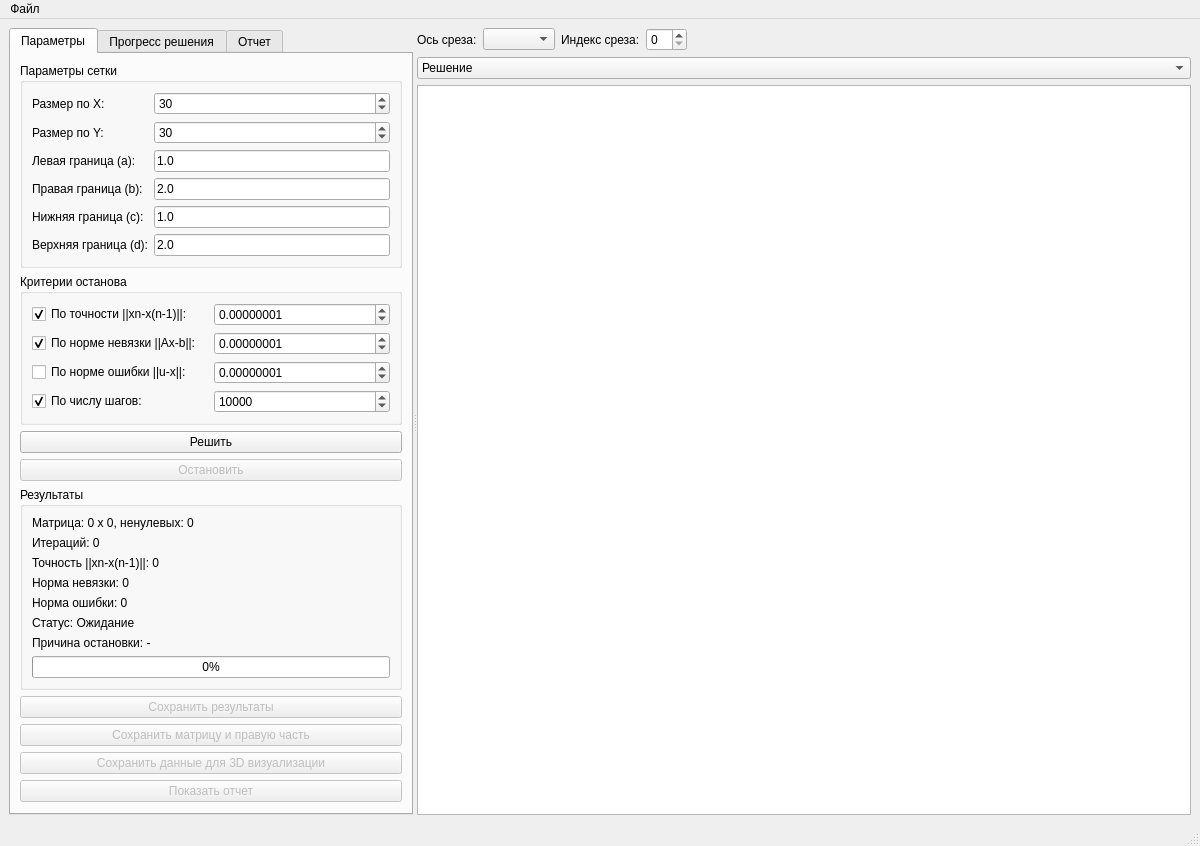
<?xml version="1.0" encoding="UTF-8"?>
<ui version="4.0">
 <class>MainWindow</class>
 <widget class="QMainWindow" name="MainWindow">
  <property name="geometry">
   <rect>
    <x>0</x>
    <y>0</y>
    <width>1200</width>
    <height>768</height>
   </rect>
  </property>
  <property name="windowTitle">
   <string>Решатель задачи Дирихле</string>
  </property>
  <widget class="QWidget" name="centralwidget">
   <layout class="QHBoxLayout" name="horizontalLayout">
    <item>
     <widget class="QSplitter" name="splitter">
      <property name="orientation">
       <enum>Qt::Horizontal</enum>
      </property>
      <widget class="QWidget" name="layoutWidget">
       <layout class="QVBoxLayout" name="controlLayout">
        <item>
         <widget class="QTabWidget" name="tabWidget">
          <property name="currentIndex">
           <number>0</number>
          </property>
          <widget class="QWidget" name="tabParameters">
           <attribute name="title">
            <string>Параметры</string>
           </attribute>
           <layout class="QVBoxLayout" name="verticalLayout_3">
            <item>
             <widget class="QGroupBox" name="gridParamsGroup">
              <property name="title">
               <string>Параметры сетки</string>
              </property>
              <layout class="QFormLayout" name="formLayout">
               <item row="0" column="0">
                <widget class="QLabel" name="nLabel">
                 <property name="text">
                  <string>Размер по X:</string>
                 </property>
                </widget>
               </item>
               <item row="0" column="1">
                <widget class="QSpinBox" name="nSpinBox">
                 <property name="minimum">
                  <number>6</number>
                 </property>
                 <property name="maximum">
                  <number>10000</number>
                 </property>
                 <property name="value">
                  <number>30</number>
                 </property>
                </widget>
               </item>
               <item row="1" column="0">
                <widget class="QLabel" name="mLabel">
                 <property name="text">
                  <string>Размер по Y:</string>
                 </property>
                </widget>
               </item>
               <item row="1" column="1">
                <widget class="QSpinBox" name="mSpinBox">
                 <property name="minimum">
                  <number>6</number>
                 </property>
                 <property name="maximum">
                  <number>10000</number>
                 </property>
                 <property name="value">
                  <number>30</number>
                 </property>
                </widget>
               </item>
               <item row="2" column="0">
                <widget class="QLabel" name="aLabel">
                 <property name="text">
                  <string>Левая граница (a):</string>
                 </property>
                </widget>
               </item>
               <item row="2" column="1">
                <widget class="QLineEdit" name="aLineEdit">
                 <property name="text">
                  <string>1.0</string>
                 </property>
                </widget>
               </item>
               <item row="3" column="0">
                <widget class="QLabel" name="bLabel">
                 <property name="text">
                  <string>Правая граница (b):</string>
                 </property>
                </widget>
               </item>
               <item row="3" column="1">
                <widget class="QLineEdit" name="bLineEdit">
                 <property name="text">
                  <string>2.0</string>
                 </property>
                </widget>
               </item>
               <item row="4" column="0">
                <widget class="QLabel" name="cLabel">
                 <property name="text">
                  <string>Нижняя граница (c):</string>
                 </property>
                </widget>
               </item>
               <item row="4" column="1">
                <widget class="QLineEdit" name="cLineEdit">
                 <property name="text">
                  <string>1.0</string>
                 </property>
                </widget>
               </item>
               <item row="5" column="0">
                <widget class="QLabel" name="dLabel">
                 <property name="text">
                  <string>Верхняя граница (d):</string>
                 </property>
                </widget>
               </item>
               <item row="5" column="1">
                <widget class="QLineEdit" name="dLineEdit">
                 <property name="text">
                  <string>2.0</string>
                 </property>
                </widget>
               </item>
              </layout>
             </widget>
            </item>
            <item>
             <widget class="QGroupBox" name="stopCriteriaGroup">
              <property name="title">
               <string>Критерии останова</string>
              </property>
              <layout class="QGridLayout" name="gridLayout">
               <item row="0" column="0">
                <widget class="QCheckBox" name="precisionCheckBox">
                 <property name="text">
                  <string>По точности ||xn-x(n-1)||:</string>
                 </property>
                 <property name="checked">
                  <bool>true</bool>
                 </property>
                </widget>
               </item>
               <item row="0" column="1">
                <widget class="QDoubleSpinBox" name="precisionSpinBox">
                 <property name="decimals">
                  <number>8</number>
                 </property>
                 <property name="maximum">
                  <double>1.000000000000000</double>
                 </property>
                 <property name="singleStep">
                  <double>0.000000010000000</double>
                 </property>
                 <property name="value">
                  <double>0.000000010000000</double>
                 </property>
                </widget>
               </item>
               <item row="1" column="0">
                <widget class="QCheckBox" name="residualCheckBox">
                 <property name="text">
                  <string>По норме невязки ||Ax-b||:</string>
                 </property>
                 <property name="checked">
                  <bool>true</bool>
                 </property>
                </widget>
               </item>
               <item row="1" column="1">
                <widget class="QDoubleSpinBox" name="residualSpinBox">
                 <property name="decimals">
                  <number>8</number>
                 </property>
                 <property name="maximum">
                  <double>1.000000000000000</double>
                 </property>
                 <property name="singleStep">
                  <double>0.000000010000000</double>
                 </property>
                 <property name="value">
                  <double>0.000000010000000</double>
                 </property>
                </widget>
               </item>
               <item row="2" column="0">
                <widget class="QCheckBox" name="exactErrorCheckBox">
                 <property name="text">
                  <string>По норме ошибки ||u-x||:</string>
                 </property>
                </widget>
               </item>
               <item row="2" column="1">
                <widget class="QDoubleSpinBox" name="exactErrorSpinBox">
                 <property name="decimals">
                  <number>8</number>
                 </property>
                 <property name="maximum">
                  <double>1.000000000000000</double>
                 </property>
                 <property name="singleStep">
                  <double>0.000000010000000</double>
                 </property>
                 <property name="value">
                  <double>0.000000010000000</double>
                 </property>
                </widget>
               </item>
               <item row="3" column="0">
                <widget class="QCheckBox" name="maxIterCheckBox">
                 <property name="text">
                  <string>По числу шагов:</string>
                 </property>
                 <property name="checked">
                  <bool>true</bool>
                 </property>
                </widget>
               </item>
               <item row="3" column="1">
                <widget class="QSpinBox" name="maxIterSpinBox">
                 <property name="minimum">
                  <number>6</number>
                 </property>
                 <property name="maximum">
                  <number>1000000</number>
                 </property>
                 <property name="value">
                  <number>10000</number>
                 </property>
                </widget>
               </item>
              </layout>
             </widget>
            </item>
            <item>
             <widget class="QPushButton" name="solveButton">
              <property name="text">
               <string>Решить</string>
              </property>
             </widget>
            </item>
            <item>
             <widget class="QPushButton" name="stopButton">
              <property name="enabled">
               <bool>false</bool>
              </property>
              <property name="text">
               <string>Остановить</string>
              </property>
             </widget>
            </item>
            <item>
             <widget class="QGroupBox" name="resultsGroup">
              <property name="title">
               <string>Результаты</string>
              </property>
              <layout class="QVBoxLayout" name="verticalLayout_2">
               <item>
                <widget class="QLabel" name="matrixInfoLabel">
                 <property name="text">
                  <string>Матрица: 0 x 0, ненулевых: 0</string>
                 </property>
                 <property name="alignment">
                  <set>Qt::AlignLeading|Qt::AlignLeft|Qt::AlignVCenter</set>
                 </property>
                </widget>
               </item>
               <item>
                <widget class="QLabel" name="iterationsLabel">
                 <property name="text">
                  <string>Итераций: 0</string>
                 </property>
                </widget>
               </item>
               <item>
                <widget class="QLabel" name="precisionLabel">
                 <property name="text">
                  <string>Точность ||xn-x(n-1)||: 0</string>
                 </property>
                </widget>
               </item>
               <item>
                <widget class="QLabel" name="residualNormLabel">
                 <property name="text">
                  <string>Норма невязки: 0</string>
                 </property>
                </widget>
               </item>
               <item>
                <widget class="QLabel" name="errorNormLabel">
                 <property name="text">
                  <string>Норма ошибки: 0</string>
                 </property>
                </widget>
               </item>
               <item>
                <widget class="QLabel" name="convergenceStatusLabel">
                 <property name="text">
                  <string>Статус: Ожидание</string>
                 </property>
                </widget>
               </item>
               <item>
                <widget class="QLabel" name="stopReasonLabel">
                 <property name="text">
                  <string>Причина остановки: -</string>
                 </property>
                </widget>
               </item>
               <item>
                <widget class="QProgressBar" name="progressBar">
                 <property name="minimum">
                  <number>0</number>
                 </property>
                 <property name="maximum">
                  <number>100</number>
                 </property>
                 <property name="value">
                  <number>0</number>
                 </property>
                </widget>
               </item>
              </layout>
             </widget>
            </item>
            <item>
             <widget class="QPushButton" name="saveResultsButton">
              <property name="enabled">
               <bool>false</bool>
              </property>
              <property name="text">
               <string>Сохранить результаты</string>
              </property>
             </widget>
            </item>
            <item>
             <widget class="QPushButton" name="saveMatrixButton">
              <property name="enabled">
               <bool>false</bool>
              </property>
              <property name="text">
               <string>Сохранить матрицу и правую часть</string>
              </property>
             </widget>
            </item>
            <item>
             <widget class="QPushButton" name="saveVisualizationButton">
              <property name="enabled">
               <bool>false</bool>
              </property>
              <property name="text">
               <string>Сохранить данные для 3D визуализации</string>
              </property>
             </widget>
            </item>
            <item>
             <widget class="QPushButton" name="showReportButton">
              <property name="enabled">
               <bool>false</bool>
              </property>
              <property name="text">
               <string>Показать отчет</string>
              </property>
             </widget>
            </item>
            <item>
             <spacer name="verticalSpacer">
              <property name="orientation">
               <enum>Qt::Vertical</enum>
              </property>
              <property name="sizeHint" stdset="0">
               <size>
                <width>20</width>
                <height>40</height>
               </size>
              </property>
             </spacer>
            </item>
           </layout>
          </widget>
          <widget class="QWidget" name="tabProgress">
           <attribute name="title">
            <string>Прогресс решения</string>
           </attribute>
           <layout class="QVBoxLayout" name="verticalLayout">
            <item>
             <widget class="QTextEdit" name="progressTextEdit">
              <property name="readOnly">
               <bool>true</bool>
              </property>
             </widget>
            </item>
            <item>
             <widget class="QChartView" name="progressChartView">
              <property name="minimumSize">
               <size>
                <width>0</width>
                <height>300</height>
               </size>
              </property>
             </widget>
            </item>
           </layout>
          </widget>
          <widget class="QWidget" name="tabReport">
           <attribute name="title">
            <string>Отчет</string>
           </attribute>
           <layout class="QVBoxLayout" name="verticalLayout_4">
            <item>
             <widget class="QTextEdit" name="reportTextEdit">
              <property name="readOnly">
               <bool>true</bool>
              </property>
             </widget>
            </item>
           </layout>
          </widget>
         </widget>
        </item>
       </layout>
      </widget>
      <widget class="QWidget" name="layoutWidget">
       <layout class="QVBoxLayout" name="chartLayout">
        <item>
         <layout class="QHBoxLayout" name="sliceControlsLayout">
          <item>
           <widget class="QLabel" name="sliceAxisLabel">
            <property name="text">
             <string>Ось среза:</string>
            </property>
           </widget>
          </item>
          <item>
           <widget class="QComboBox" name="sliceAxisComboBox"/>
          </item>
          <item>
           <widget class="QLabel" name="sliceIndexLabel">
            <property name="text">
             <string>Индекс среза:</string>
            </property>
           </widget>
          </item>
          <item>
           <widget class="QSpinBox" name="sliceIndexSpinBox"/>
          </item>
          <item>
           <widget class="QLabel" name="sliceInfoLabel">
            <property name="text">
             <string/>
            </property>
           </widget>
          </item>
          <item>
           <spacer name="horizontalSpacer_sliceControls">
            <property name="orientation">
             <enum>Qt::Horizontal</enum>
            </property>
            <property name="sizeHint" stdset="0">
             <size>
              <width>40</width>
              <height>20</height>
             </size>
            </property>
           </spacer>
          </item>
         </layout>
        </item>
        <item>
         <widget class="QComboBox" name="chartTypeComboBox">
          <item>
           <property name="text">
            <string>Решение</string>
           </property>
          </item>
          <item>
           <property name="text">
            <string>Ошибка</string>
           </property>
          </item>
          <item>
           <property name="text">
            <string>Невязка</string>
           </property>
          </item>
         </widget>
        </item>
        <item>
         <widget class="QChartView" name="chartView">
          <property name="minimumSize">
           <size>
            <width>600</width>
            <height>400</height>
           </size>
          </property>
         </widget>
        </item>
       </layout>
      </widget>
     </widget>
    </item>
   </layout>
  </widget>
  <widget class="QMenuBar" name="menubar">
   <property name="geometry">
    <rect>
     <x>0</x>
     <y>0</y>
     <width>1200</width>
     <height>22</height>
    </rect>
   </property>
   <widget class="QMenu" name="menu_File">
    <property name="title">
     <string>Файл</string>
    </property>
    <addaction name="action_Exit"/>
   </widget>
   <addaction name="menu_File"/>
  </widget>
  <widget class="QStatusBar" name="statusbar"/>
  <action name="action_Exit">
   <property name="text">
    <string>Выход</string>
   </property>
  </action>
 </widget>
 <customwidgets>
  <customwidget>
   <class>QChartView</class>
   <extends>QGraphicsView</extends>
   <header location="global">QtCharts/QChartView</header>
  </customwidget>
 </customwidgets>
 <resources/>
 <connections/>
</ui>
